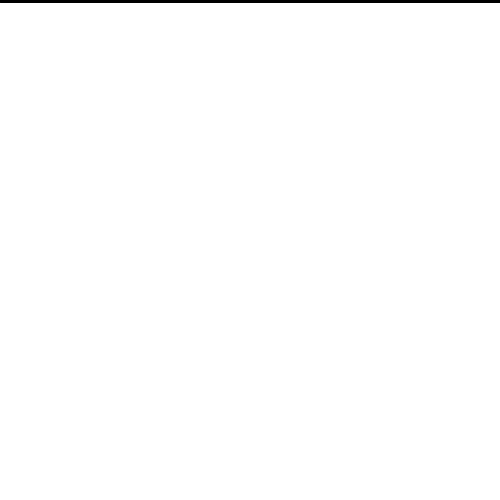
Frame 1 (no input)
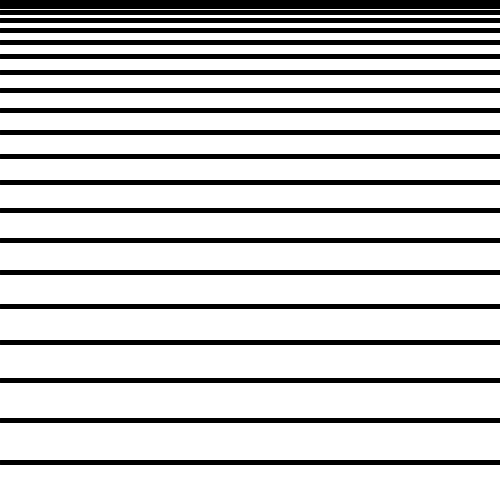
Frame 60 (the mouse pressed at the canvas centre just before this capture)
Frame 120 (the mouse held since frame 60 and released just before this capture): identical to frame 60, image omitted

The Processing sketch that drew these frames (run headless with seeded random() and noise(); from frame 60 on, the mouse is pressed at the canvas centre):

// Processing sketch: Aufgabe_2_c
// ── Aufgabe_2_c.pde
int x=0;
int y=0;
int abstand;
int a=500;


void setup(){
  size(500, 500);
  background(255,255,255);
}
void draw(){
    strokeWeight(5);
  abstand=abstand+2;
    line(x, y, a, y);
    y=y+abstand;
  
}
